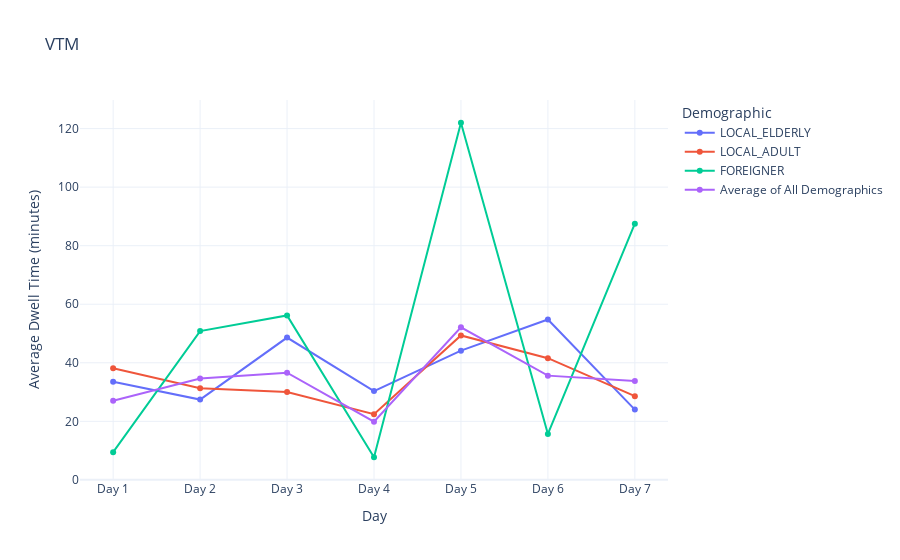

Here is the notebook cell this chart was saved with:
### Markdown cell above
# VTM

### Code cell
import pandas as pd
import plotly.graph_objects as go

file_path = 'vtm/SimulationData3.xlsx'
xls = pd.ExcelFile(file_path)

avg_dwell_times = pd.DataFrame()

for sheet_name in xls.sheet_names:
    day_data = pd.read_excel(xls, sheet_name=sheet_name)
    day_data = day_data.drop(columns=[col for col in day_data.columns if "Unnamed" in col])
    day_data_filtered = day_data[(day_data['Simulation Hour'] >= 10) & (day_data['Simulation Hour'] <= 20)]
    avg_for_day = (day_data_filtered[day_data_filtered > 0].mean().drop('Simulation Hour')) / 60
    avg_dwell_times[sheet_name] = avg_for_day

avg_dwell_times = avg_dwell_times.T
avg_dwell_times = avg_dwell_times.drop('Day 8', errors='ignore')
avg_dwell_times.index = [f"Day {i+1}" for i in range(len(avg_dwell_times))]

average_vtm = avg_dwell_times['Average of All Demographics'].mean()
print(average_vtm)
dictionary['VTM'] = average_vtm

fig = go.Figure()

for demographic in avg_dwell_times.columns:
    text_values = [f"{value:.2f}" for value in avg_dwell_times[demographic]]
    fig.add_trace(go.Scatter(x=avg_dwell_times.index, y=avg_dwell_times[demographic], text=text_values,
                             mode='lines+markers', name=demographic, textposition="top center"))

fig.update_layout(title='VTM',
                  xaxis_title='Day',
                  yaxis_title='Average Dwell Time (minutes)',
                  legend_title='Demographic',
                  template='plotly_white')

fig.show()

### Figure 1 — Plotly figure (JSON) as saved in the notebook; plotly's stock layout.template omitted (floating-point values rounded to 4 significant figures)
{"data": [{"mode": "lines+markers", "name": "LOCAL_ELDERLY", "text": ["33.53", "27.43", "48.61", "30.34", "44.14", "54.80", "24.01"], "textposition": "top center", "type": "scatter", "x": ["Day 1", "Day 2", "Day 3", "Day 4", "Day 5", "Day 6", "Day 7"], "y": [33.53, 27.43, 48.61, 30.34, 44.14, 54.8, 24.01]}, {"mode": "lines+markers", "name": "LOCAL_ADULT", "text": ["38.10", "31.33", "30.01", "22.45", "49.33", "41.56", "28.58"], "textposition": "top center", "type": "scatter", "x": ["Day 1", "Day 2", "Day 3", "Day 4", "Day 5", "Day 6", "Day 7"], "y": [38.1, 31.33, 30.01, 22.45, 49.33, 41.56, 28.58]}, {"mode": "lines+markers", "name": "FOREIGNER", "text": ["9.48", "50.84", "56.17", "7.73", "122.00", "15.69", "87.50"], "textposition": "top center", "type": "scatter", "x": ["Day 1", "Day 2", "Day 3", "Day 4", "Day 5", "Day 6", "Day 7"], "y": [9.475, 50.84, 56.17, 7.726, 122, 15.69, 87.5]}, {"mode": "lines+markers", "name": "Average of All Demographics", "text": ["27.04", "34.65", "36.61", "19.89", "52.11", "35.61", "33.73"], "textposition": "top center", "type": "scatter", "x": ["Day 1", "Day 2", "Day 3", "Day 4", "Day 5", "Day 6", "Day 7"], "y": [27.04, 34.65, 36.61, 19.89, 52.11, 35.61, 33.73]}], "layout": {"legend": {"title": {"text": "Demographic"}}, "title": {"text": "VTM"}, "xaxis": {"title": {"text": "Day"}}, "yaxis": {"title": {"text": "Average Dwell Time (minutes)"}}}}
